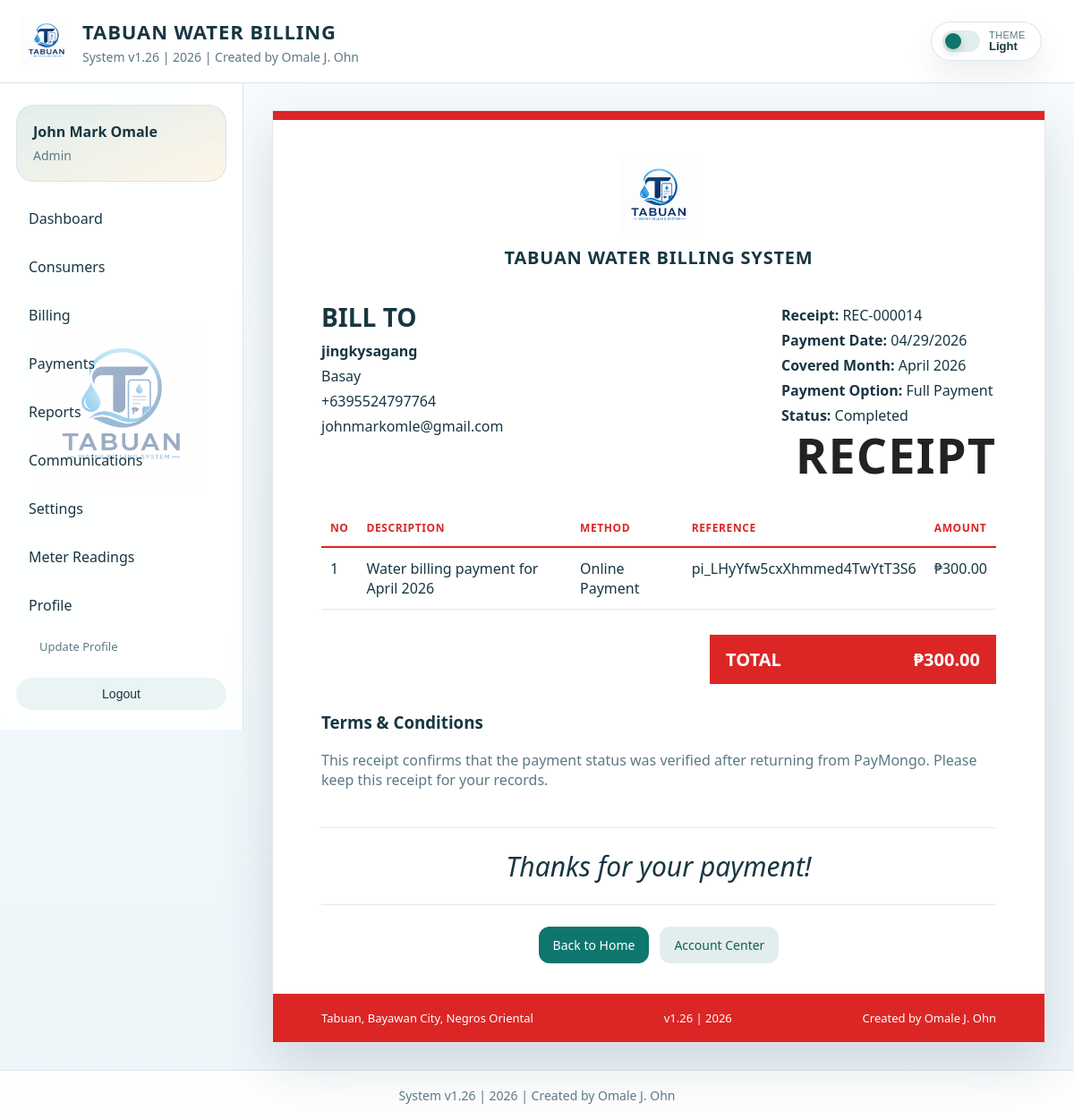
Page /payments/14/receipt/ (signed in) on the committed database.
### billing/models.py (models this page shows, shortened)
class ConsumerProfile(models.Model):
    class Roles(models.TextChoices):
        ADMIN = 'admin', 'Admin'
        SECRETARY = 'secretary', 'Secretary'
        TREASURER = 'treasurer', 'Treasurer'
        READER = 'reader', 'Reading Panel'
        CONSUMER = 'consumer', 'Consumer'
    user = models.OneToOneField(settings.AUTH_USER_MODEL, on_delete=models.CASCADE)
    full_name = models.CharField(max_length=255)
    email = models.EmailField(blank=True)
    contact = models.CharField(max_length=50, blank=True)
    address = models.TextField(blank=True)
    role = models.CharField(max_length=20, choices=Roles.choices, default=Roles.CONSUMER)
    photo = models.ImageField(upload_to='profiles/', blank=True, null=True)
    created_at = models.DateTimeField(auto_now_add=True)

class Consumer(models.Model):
    class Statuses(models.TextChoices):
        ACTIVE = 'active', 'Active'
        INACTIVE = 'inactive', 'Inactive'
    profile = models.OneToOneField(
        ConsumerProfile,
        on_delete=models.SET_NULL,
        null=True,
        blank=True,
        related_name='consumer_record',
    )
    full_name = models.CharField(max_length=255)
    address = models.TextField(blank=True)
    contact_number = models.CharField(max_length=50, blank=True)
    status = models.CharField(max_length=20, choices=Statuses.choices, default=Statuses.ACTIVE)
    photo = models.ImageField(upload_to='consumers/', blank=True, null=True)
    created_at = models.DateTimeField(auto_now_add=True)

class Payment(models.Model):
    class Statuses(models.TextChoices):
        PENDING = 'pending', 'Pending'
        COMPLETED = 'completed', 'Completed'
        FAILED = 'failed', 'Failed'
    class Methods(models.TextChoices):
        CASH = 'cash', 'Cash'
        ONLINE = 'online', 'Online Payment'
        GCASH = 'gcash', 'GCash'
        PAYMAYA = 'paymaya', 'PayMaya'
        BANK = 'bank', 'Bank'
    class PaymentOptions(models.TextChoices):
        FULL = 'full', 'Full Payment'
        PARTIAL = 'partial', 'Partial Payment'
    consumer = models.ForeignKey(Consumer, on_delete=models.CASCADE, related_name='payments')
    billing = models.ForeignKey(BillingRecord, on_delete=models.SET_NULL, null=True, blank=True, related_name='payments')
    payment_method = models.CharField(max_length=20, choices=Methods.choices, default=Methods.CASH)
    payment_option = models.CharField(max_length=20, choices=PaymentOptions.choices, default=PaymentOptions.FULL)
    amount_paid = models.DecimalField(max_digits=10, decimal_places=2)
    discount_amount = models.DecimalField(max_digits=10, decimal_places=2, default=0)
    payment_date = models.DateField()
    covered_month = models.DateField(null=True, blank=True, help_text='Use the first day of the covered month.')
    status = models.CharField(max_length=20, choices=Statuses.choices, default=Statuses.COMPLETED)
    reference_number = models.CharField(max_length=100, blank=True)
    gateway = models.CharField(max_length=30, blank=True)
    gateway_reference = models.CharField(max_length=120, blank=True)
    gateway_payment_id = models.CharField(max_length=120, blank=True)
    gateway_status = models.CharField(max_length=50, blank=True)
    gateway_redirect_url = models.URLField(blank=True)
    gateway_response = models.JSONField(default=dict, blank=True)
    created_at = models.DateTimeField(auto_now_add=True)
    class Meta:
        ordering = ['-payment_date', '-created_at']
    @property
    def display_covered_month(self):
        if self.covered_month:
            return self.covered_month
        if self.billing_id and self.billing and self.billing.billing_month:
            return self.billing.billing_month.replace(day=1)
        if self.payment_date:
            return self.payment_date.replace(day=1)
        return None

### billing/views.py (the view)
# urls.py: path('payments/<int:payment_id>/receipt/', views.payment_receipt_view, name='payment_receipt'),
@login_required
def payment_receipt_view(request, payment_id):
    payment = get_object_or_404(Payment.objects.select_related('consumer', 'billing', 'consumer__profile'), pk=payment_id)
    role = get_user_role(request.user, create=True)
    linked_consumer = get_linked_consumer(request.user)
    can_view = role in {
        ConsumerProfile.Roles.ADMIN,
        ConsumerProfile.Roles.SECRETARY,
        ConsumerProfile.Roles.TREASURER,
    } or (linked_consumer and linked_consumer.id == payment.consumer_id)
    if not can_view:
        messages.error(request, 'You do not have permission to access that receipt.')
        return redirect(get_dashboard_url_for_user(request.user))
    return render(request, 'billing/payment_receipt.html', _build_receipt_context(payment))

### billing/models.py (called while the page is built)
    @classmethod
    def load(cls):
        defaults = {
            'rate_per_m3': Decimal('20.00'),
            'billing_due_days': 15,
            'enable_cash_payments': True,
            'enable_online_payments': True,
            'notify_by_email': True,
            'notify_by_sms': False,
        }
        settings_obj, _ = cls.objects.get_or_create(pk=1, defaults=defaults)
        return settings_obj

### billing/permissions.py (called while the page is built)
def get_user_profile(user, create=False):
    if create:
        return ensure_user_profile(user)
    if not getattr(user, 'is_authenticated', False):
        return None
    return ConsumerProfile.objects.filter(user=user).first()

def get_user_role(user, create=False):
    if not getattr(user, 'is_authenticated', False):
        return None
    if user.is_staff or user.is_superuser:
        return ConsumerProfile.Roles.ADMIN
    profile = get_user_profile(user, create=create)
    return profile.role if profile else ConsumerProfile.Roles.CONSUMER

def get_linked_consumer(user):
    profile = get_user_profile(user)
    if not profile:
        return None
    return getattr(profile, 'consumer_record', None)

def get_dashboard_route(role):
    return {
        ConsumerProfile.Roles.ADMIN: 'admin_panel',
        ConsumerProfile.Roles.SECRETARY: 'secretary_panel',
        ConsumerProfile.Roles.TREASURER: 'treasurer_panel',
        ConsumerProfile.Roles.READER: 'reader_panel',
        ConsumerProfile.Roles.CONSUMER: 'consumer_panel',
    }.get(role, 'consumer_panel')

def get_dashboard_url_for_user(user):
    return get_dashboard_route(get_user_role(user, create=True))

### billing/views.py (called while the page is built)
def _build_receipt_context(payment):
    covered_month = payment.display_covered_month
    return {
        'payment': payment,
        'consumer': payment.consumer,
        'billing': payment.billing,
        'covered_month': covered_month,
        'receipt_number': f'REC-{payment.id:06d}',
        'reference_number': payment.reference_number or payment.gateway_reference or payment.gateway_payment_id or '-',
        'system_name': 'Tabuan Water Billing System',
        'system_version': 'v1.26',
        'system_year': '2026',
        'creator_name': 'Omale J. Ohn',
    }

### templates/billing/payment_receipt.html (shortened to what this page needs)
{% extends 'base.html' %}
{% load static %}
{% block content %}
<section class="receipt-shell">
    <div class="receipt-paper">
        <div class="receipt-strip"></div>
        <div class="receipt-body">
            <img src="{% static 'legacy_img/tabuan-logo.png' %}" alt="Tabuan Water Billing logo" class="receipt-logo">
            <div class="receipt-brand">{{ system_name }}</div>
            <div class="receipt-top">
                <div class="bill-to">
                    <h3>Bill To</h3>
                    <p><strong>{{ consumer.full_name }}</strong></p>
                    <p>{{ consumer.address|default:'Tabuan, Bayawan City, Negros Oriental' }}</p>
                    <p>{{ consumer.contact_number|default:'No contact number on file' }}</p>
                    <p>{{ consumer.profile.email|default:'No email on file' }}</p>
                </div>
                <div>
                    <div class="receipt-meta">
                        <p><strong>Receipt:</strong> {{ receipt_number }}</p>
                        <p><strong>Payment Date:</strong> {{ payment.payment_date|date:'m/d/Y' }}</p>
                        <p><strong>Covered Month:</strong> {{ covered_month|date:'F Y'|default:'-' }}</p>
                        <p><strong>Payment Option:</strong> {{ payment.get_payment_option_display }}</p>
                        <p><strong>Status:</strong> {{ payment.get_status_display }}</p>
                    </div>
                    <div class="receipt-title">RECEIPT</div>
                </div>
            </div>
            <table class="receipt-table">
                <thead>
                    <tr>
                        <th>No</th>
                        <th>Description</th>
                        <th>Method</th>
                        <th>Reference</th>
                        <th>Amount</th>
                    </tr>
                </thead>
                <tbody>
                    <tr>
                        <td>1</td>
                        <td>Water billing payment{% if covered_month %} for {{ covered_month|date:'F Y' }}{% endif %}</td>
                        <td>{{ payment.get_payment_method_display }}</td>
                        <td>{% if payment.payment_method == 'cash' %}-{% else %}{{ reference_number }}{% endif %}</td>
                        <td>&#8369;{{ payment.amount_paid }}</td>
                    </tr>
                </tbody>
            </table>
            <div class="receipt-total">
                <span>Total</span>
                <span>&#8369;{{ payment.amount_paid }}</span>
            </div>
            <div style="margin-top: 30px;">
                <h3>Terms & Conditions</h3>
                <p class="muted">This receipt confirms that the payment status was verified after returning from PayMongo. Please keep this receipt for your records.</p>
            </div>
            <div class="receipt-thanks">Thanks for your payment!</div>
            <div class="btn-row" style="justify-content: center;">
                <a href="{% url dashboard_url_name %}" class="btn">Back to Home</a>
                <a href="{% url 'account_center' %}" class="btn secondary">Account Center</a>
            </div>
        </div>
        <div class="receipt-footer">
            <span>Tabuan, Bayawan City, Negros Oriental</span>
            <span>{{ system_version }} | {{ system_year }}</span>
            <span>Created by {{ creator_name }}</span>
        </div>
    </div>
</section>
{% endblock %}

### templates/base.html (shortened to what this page needs)
{% load static %}
<!DOCTYPE html>
<html lang="en">
<head>
</head>
<body>
    <header class="site-header">
        <div class="header-wrap">
            <div class="header-brand">
                <img src="{% static 'legacy_img/tabuan-logo.png' %}" alt="Tabuan Water Billing System Logo" class="brand-logo">
                <div class="brand-block">
                    <strong>Tabuan Water Billing</strong>
                    <span>System v1.26 | 2026 | Created by Omale J. Ohn</span>
                </div>
            </div>
            <div class="header-actions">
                <button type="button" class="theme-toggle" id="theme-toggle" aria-label="Switch theme">
                    <span class="theme-toggle-track" aria-hidden="true">
                        <span class="theme-toggle-knob"></span>
                    </span>
                    <span class="theme-toggle-copy">
                        <span>Theme</span>
                        <strong id="theme-toggle-label">Light</strong>
                    </span>
                </button>
            </div>
        </div>
    </header>
    {% if user.is_authenticated %}
        <div class="app-shell">
            <aside class="app-sidebar" id="app-sidebar">
                <div class="sidebar-panel">
                    <div class="sidebar-user">
                        <strong>{{ current_profile.full_name|default:user.username }}</strong>
                        <span>{{ current_profile.get_role_display|default:current_role|title }}</span>
                    </div>
                    <nav class="sidebar-nav">
                        {% for item in navigation_items %}
                            <div class="sidebar-link-stack">
                                <a href="{% url item.url_name %}" class="sidebar-link {% if item.active %}active{% endif %}">
                                    <span>{{ item.label }}</span>
                                </a>
                                {% if item.url_name == 'profile' %}
                                    <a href="{% url 'profile' %}" class="sidebar-sublink {% if current_url_name == 'profile' %}active{% endif %}">Update Profile</a>
                                {% endif %}
                            </div>
                        {% endfor %}
                    </nav>
                    <div class="sidebar-footer">
                        <form method="post" action="{% url 'logout' %}" class="nav-inline-form" style="width: 100%;">
                            <button type="submit" class="nav-link-button" style="width: 100%;">Logout</button>
                        </form>
                    </div>
                </div>
            </aside>
            <main class="app-main">
    {% endif %}
    {% block content %}{% endblock %}
    {% if user.is_authenticated %}
            </main>
        </div>
    {% endif %}
    <footer class="system-footer">System v1.26 | 2026 | Created by Omale J. Ohn</footer>
</body>
</html>

### templates/billing/payment_receipt.html (style rules this page uses)
.receipt-shell { max-width: 900px; margin: 30px auto; padding: 0 18px; }
.receipt-paper { background: #fff; border: 1px solid #e5e7eb; box-shadow: 0 24px 54px rgba(24, 54, 66, 0.16); }
.receipt-strip { height: 10px; background: #dc2626; }
.receipt-body { padding: 42px 54px 34px; }
.receipt-logo { display: block; width: 86px; height: 86px; object-fit: contain; margin: 0 auto 12px; }
.receipt-brand { text-align: center; font-size: 20px; font-weight: 800; letter-spacing: 0.04em; text-transform: uppercase; }
.receipt-top { display: grid; grid-template-columns: 1fr 240px; gap: 28px; margin-top: 34px; align-items: start; }
.receipt-title { font-size: 54px; line-height: 1; font-weight: 900; letter-spacing: 0.02em; color: #222; text-align: right; }
.receipt-meta p, .bill-to p { margin: 6px 0; }
.bill-to h3 { margin: 0 0 8px; font-size: 28px; text-transform: uppercase; }
.receipt-table { width: 100%; margin-top: 34px; border-collapse: collapse; }
.receipt-table th { color: #dc2626; border-bottom: 2px solid #dc2626; font-size: 12px; }
.receipt-table td { border-bottom: 1px solid #e5e7eb; }
.receipt-total { width: min(320px, 100%); margin: 28px 0 0 auto; background: #dc2626; color: #fff; display: flex; justify-content: space-between; padding: 14px 18px; font-size: 20px; font-weight: 900; text-transform: uppercase; }
.receipt-thanks { margin: 42px 0 24px; padding: 22px 0; border-top: 1px solid #e5e7eb; border-bottom: 1px solid #e5e7eb; text-align: center; font-size: 30px; font-style: italic; }
.receipt-footer { background: #dc2626; color: #fff; padding: 18px 54px; display: flex; justify-content: space-between; gap: 18px; flex-wrap: wrap; font-size: 13px; }

### rows in the picture
ConsumerProfile: full_name "John Mark Omale", role "Admin"
Consumer: full_name "jingkysagang", address "Basay", contact_number "+6395524797764", profile.email "johnmarkomle@gmail.com"
Payment: payment_date "04/29/2026", covered_month "April 2026", payment_option "Full Payment", status "Completed", payment_method "Online Payment", reference_number "pi_LHyYfw5cxXhmmed4TwYtT3S6", amount_paid "300.00"

### other values in the picture
{{ item.label }} "Dashboard" "Consumers" "Billing" "Payments" "Reports" "Communications" "Settings" "Meter Readings" "Profile"
{{ system_name }} "TABUAN WATER BILLING SYSTEM"
{{ receipt_number }} "REC-000014"
{{ system_version }} "v1.26"
{{ system_year }} "2026"
{{ creator_name }} "Omale J. Ohn"
